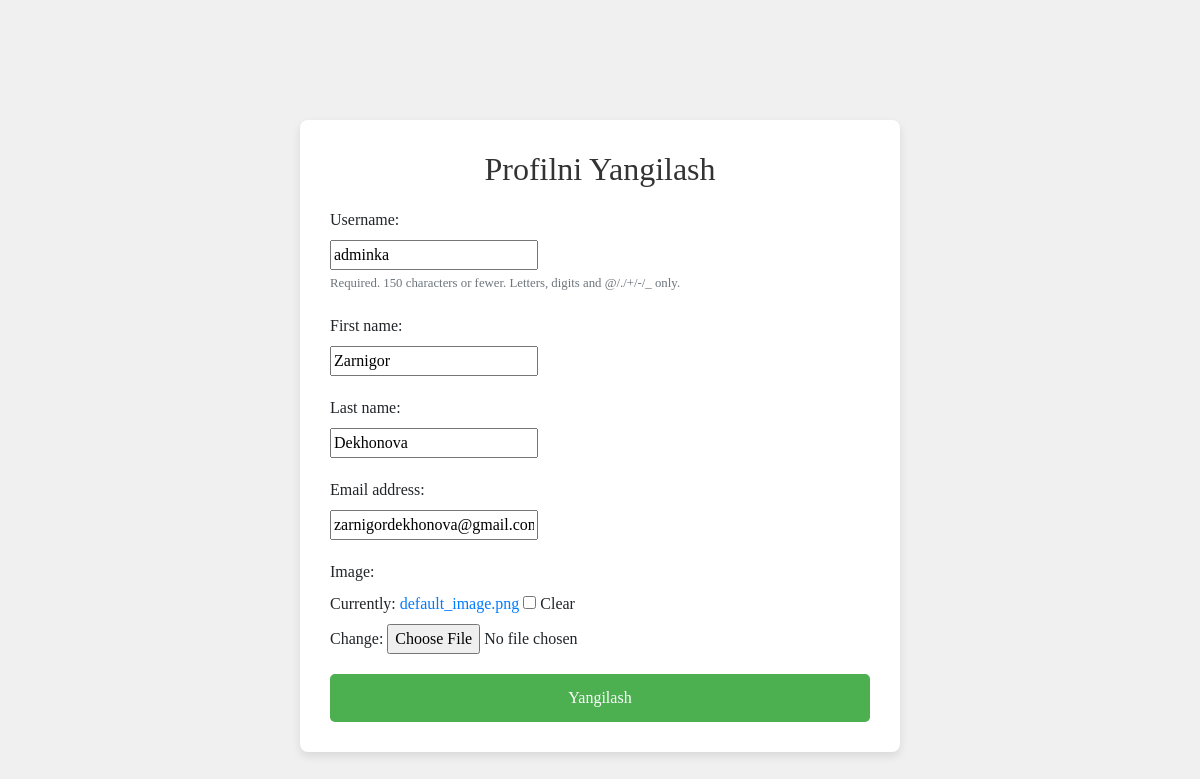
The page /users/profile_update/ (signed in) on the database its author committed.
### Users/models.py (models this page shows, shortened)
class CustomUser(AbstractUser):
    image = models.ImageField(upload_to='profile/', blank=True, null=True, default='default_image.png')
    class Meta:
        db_table = 'customuser'

### Users/views.py (the view, shortened to what this page needs)
# urls.py: path('profile_update/', ProfileUpdateView.as_view(), name='profile_update'),
class ProfileUpdateView(View):
    def get(self, request):
        update_form = ProfileUpdateForm(instance=request.user)
        context = {
            'form': update_form
        }
        return render(request, 'Users/profile_update.html', context=context)

### Users/forms.py
class ProfileUpdateForm(forms.ModelForm):
    class Meta:
        model = CustomUser
        fields = ('username', 'first_name', 'last_name', 'email', 'image')

### templates/Users/profile_update.html (shortened to what this page needs)
<!DOCTYPE html>
<html lang="en">
<head>
    <link rel="stylesheet" href="https://stackpath.bootstrapcdn.com/bootstrap/4.5.2/css/bootstrap.min.css">
</head>
<body>
    <div class="container">
        <h2>Profilni Yangilash</h2>
        <form method="post" enctype="multipart/form-data">
            {% for field in form %}
            <div class="form-group">
                {{ field.label_tag }}
                <div class="au-input au-input--full">{{ field }}</div>
                {% if field.help_text %}
                <small class="form-text text-muted">{{ field.help_text }}</small>
                {% endif %}
            </div>
            {% endfor %}
            <button type="submit">Yangilash</button>
        </form>
    </div>
</body>
</html>

### templates/Users/profile_update.html (style rules this page uses)
body { font-family: Times New Roman; background-color: #f0f0f0; padding: 20px; }
.container { max-width: 600px; background-color: #ffffff; padding: 30px; border-radius: 8px; box-shadow: 0px 4px 10px rgba(0, 0, 0, 0.1); margin: 100px auto; }
h2 { text-align: center; color: #333; margin-bottom: 20px; }
.form-group { margin-bottom: 20px; }
button[type="submit"] { width: 100%; padding: 12px; background-color: #4CAF50; color: #ffffff; border: none; border-radius: 5px; font-size: 16px; cursor: pointer; transition: background-color 0.3s ease; }

### rows shown on the page
CustomUser: form "adminka" "Zarnigor" "Dekhonova" "zarnigordekhonova@gmail.com"

### other values the page prints
{{ field.label_tag }} "Username:" "First name:" "Last name:" "Email address:" "Image:"
{{ field.help_text }} "Required. 150 characters or fewer. Letters, digits and @/./+/-/_ only."
